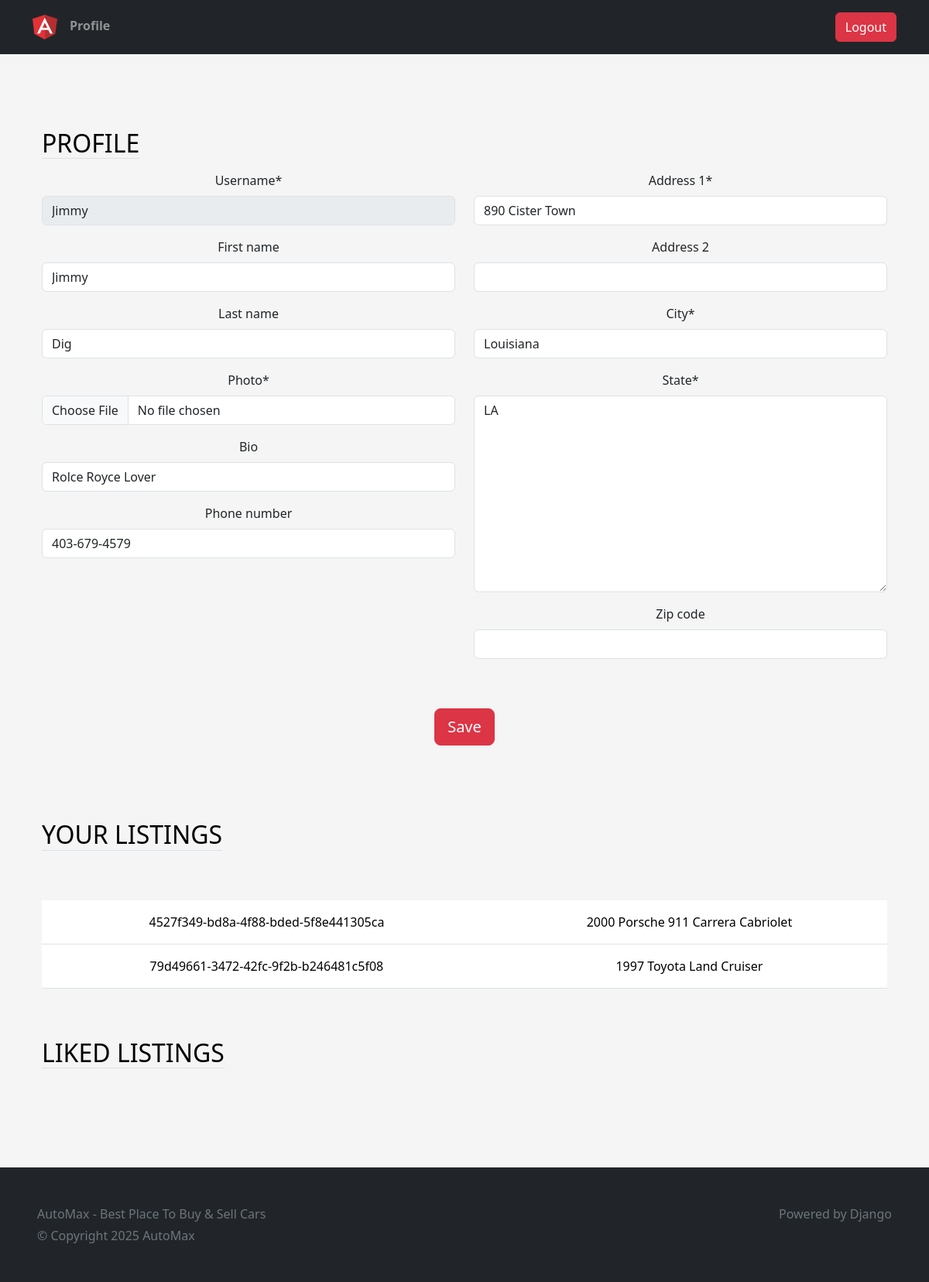
Page /profile/ (signed in) on the earlier database version.
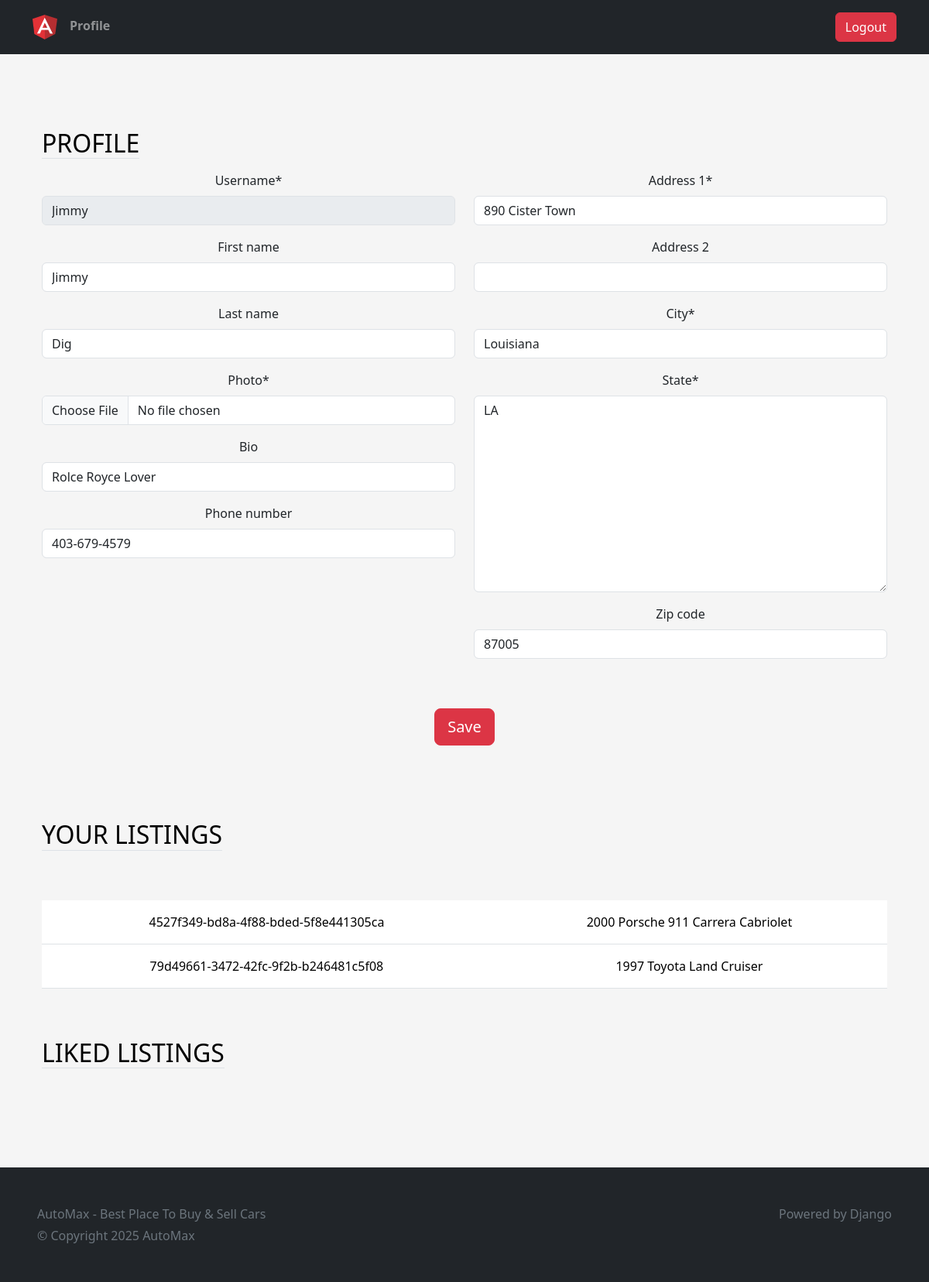
Same page on the later database version.
### users/models.py (models this page shows, shortened)
class Location(models.Model):
    address_1 = models.CharField(max_length=128, blank=True)
    address_2 = models.CharField(max_length=128, blank=True)
    city = models.CharField(max_length=64)
    state = USStateField(default="NY")
    zip_code = USZipCodeField(blank=True)

### users/views.py (the view, shortened to what this page needs)
# urls.py: path('profile/', ProfileView.as_view(), name='profile'),
@method_decorator(login_required, name='dispatch')
class ProfileView(View):
    def get(self, request):
        user_listings = Listing.objects.filter(seller=request.user.profile)
        user_liked_listings = LikedListing.objects.filter(profile=request.user.profile).all()
        user_form = UserForm(instance=request.user)
        profile_form = ProfileForm(instance=request.user.profile)
        location_form = LocationForm(instance=request.user.profile.location)
        return render(request, "views/profile.html", {'user_form': user_form, 'profile_form': profile_form, 'location_form': location_form, 'user_listings': user_listings, 'user_liked_listings': user_liked_listings})

### users/forms.py
class UserForm(forms.ModelForm):
    username = forms.CharField(disabled=True)
    class Meta:
        model = User
        fields = ("username", "first_name", "last_name")

class ProfileForm(forms.ModelForm):
    photo = forms.ImageField(widget=CustomPictureImageFieldWidget)
    bio = forms.TextInput()
    class Meta:
        model = Profile
        fields = ("photo", "bio", "phone_number")

### users/templates/views/profile.html (shortened to what this page needs)
{% extends "base/base.html" %}
{% load static %}
{% load crispy_forms_tags %}
{% block body %}
    <div class="container-fluid text-center py-5">
        <div class="container px-4 py-5" id="hanging-icons">
            <div class="row g-4">
                <div class="col d-flex align-items-start">
                    <div>
                        <h2 class="mb-3 border-bottom" style="color: black; font-weight: normal; text-transform: uppercase;">Profile</h2>
                    </div>
                </div>
            </div>
            <form action="" method="post" enctype="multipart/form-data">
                <div class="row">
                    <div class="col-6">
                        {{user_form|crispy}}
                        {{profile_form|crispy}}
                    </div>
                    <div class="col-6">
                        {{location_form|crispy}}
                    </div>
                </div>
                <button class="btn btn-lg mt-5 btn-danger" type="submit" value="Submit">Save</button>
            </form>
        </div>
        <div class="container px-4">
            <div class="row g-4 py-5">
                <div class="col d-flex align-items-start">
                    <div>
                        <h2 class="mb-3 border-bottom" style="color: black; font-weight: normal; text-transform: uppercase;">Your Listings</h2>
                    </div>
                </div>
            </div>
            <table class="table table-hover">
                <tbody>
                    {% for listing in user_listings  %}
                        <tr>
                            <td class="py-3">
                                  <a href="{% url 'listing' id=listing.id %}" style="text-decoration: none; color: black;">
                                    {{listing.id}}
                                  </a>
                            </td>
                            <td class="py-3">
                                <a href="{% url 'listing' id=listing.id %}" style="text-decoration: none; color: black;">
                                    {{listing.model}}
                                </a>
                            </td>
                        </tr>
                    {% endfor %}
                </tbody>
            </table>
        </div>
        <div class="container px-4">
            <div class="row g-4 py-5">
                <div class="col d-flex align-items-start">
                    <div>
                        <h2 class="mb-3 border-bottom" style="color: black; font-weight: normal; text-transform: uppercase;">Liked Listings</h2>
                    </div>
                </div>
            </div>
        </div>
    </div>
{% endblock body %}

Differences in the rows shown:
changed Location "890 Cister Town": zip_code (not shown) → "87005"
